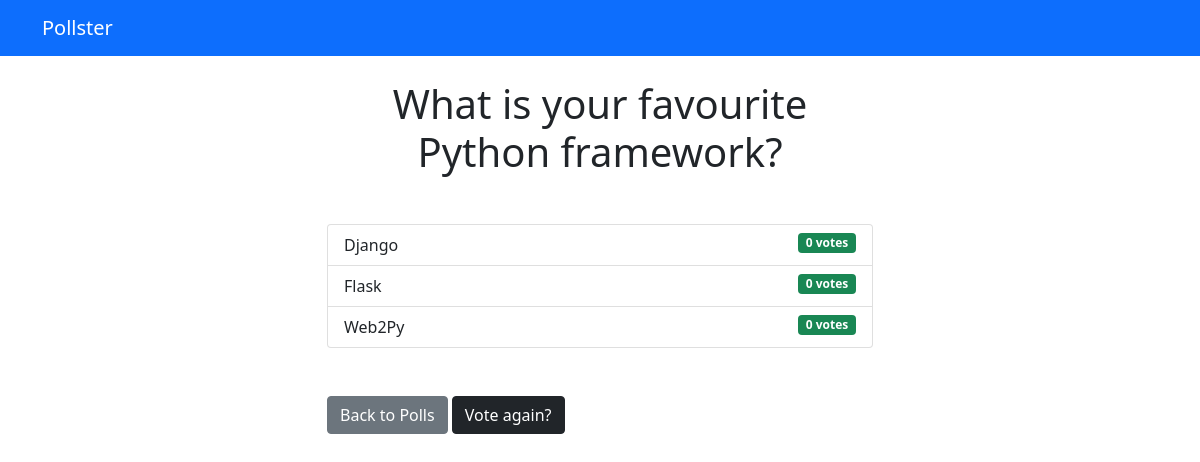
/polls/1/results/, run on an earlier commit of the app's database.
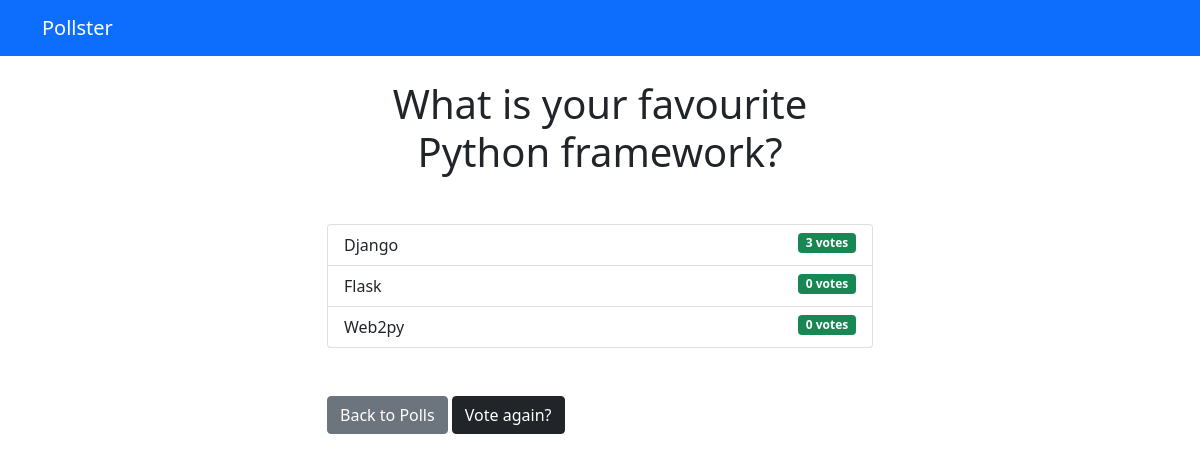
And on a later commit of the database.
### polls/models.py (models this page shows, shortened)
class Question(models.Model):
    question_text = models.CharField(max_length=200)
    pub_date = models.DateTimeField('date published')

class Choice(models.Model):
    question = models.ForeignKey(Question, on_delete=models.CASCADE)
    choice_text = models.CharField(max_length=200)
    votes = models.IntegerField(default=0)

### polls/views.py (the view)
# urls.py: path('<int:question_id>/results/', views.results, name='results'),
def results(request, question_id):
    question = get_object_or_404(Question, pk=question_id)
    return render(request, 'polls/results.html', {'question': question})

### templates/polls/results.html
{% extends 'base.html' %} {% block content %}
<h1 class="mb-5 text-center">{{ question.question_text }}</h1>
<ul class="list-group mb-5">
  {% for choice in question.choice_set.all %}
  <li class="list-group-item">
    {{ choice.choice_text }}
    <span class="badge bg-success float-end">
      {{ choice.votes }} vote{{ choice.votes | pluralize }}
    </span>
  </li>
  {% endfor %}
</ul>
<a href="{% url 'polls:index' %}" class="btn btn-secondary">Back to Polls</a>
<a href="{% url 'polls:detail' question.id %}" class="btn btn-dark"
  >Vote again?</a
>
{% endblock %}

### templates/base.html (shortened to what this page needs)
<!DOCTYPE html>
<html lang="en">
  <head>
    <link
      href="https://cdn.jsdelivr.net/npm/bootstrap@5.1.3/dist/css/bootstrap.min.css"
      rel="stylesheet"
    />
  </head>
  <body>
    {% include 'partials/_navbar.html' %}
    <div class="container">
      <div class="row">
        <div class="col-md-6 m-auto">{% block content %}{% endblock %}</div>
      </div>
    </div>
  </body>
</html>

### templates/partials/_navbar.html
<nav class="navbar navbar-dark bg-primary mb-4">
  <div class="container">
    <a href="" class="navbar-brand">Pollster</a>
  </div>
</nav>

What changed in the data, as far as the page shows it:
changed Choice "Django": votes "0" → "3"
changed Choice: choice_text "Web2Py" → "Web2py"
